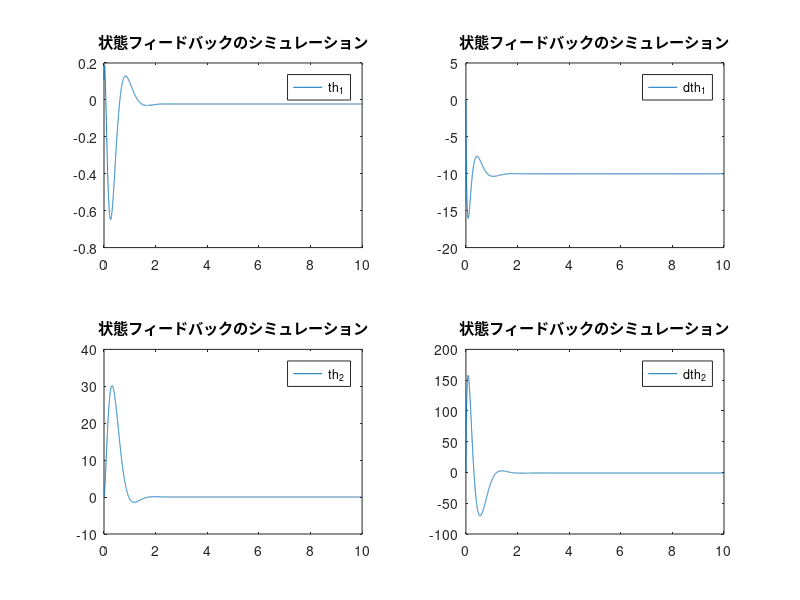
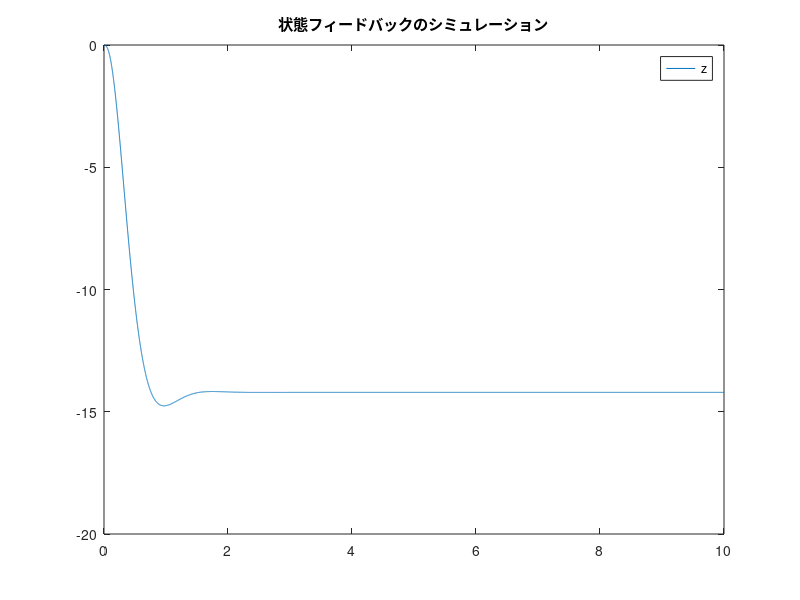
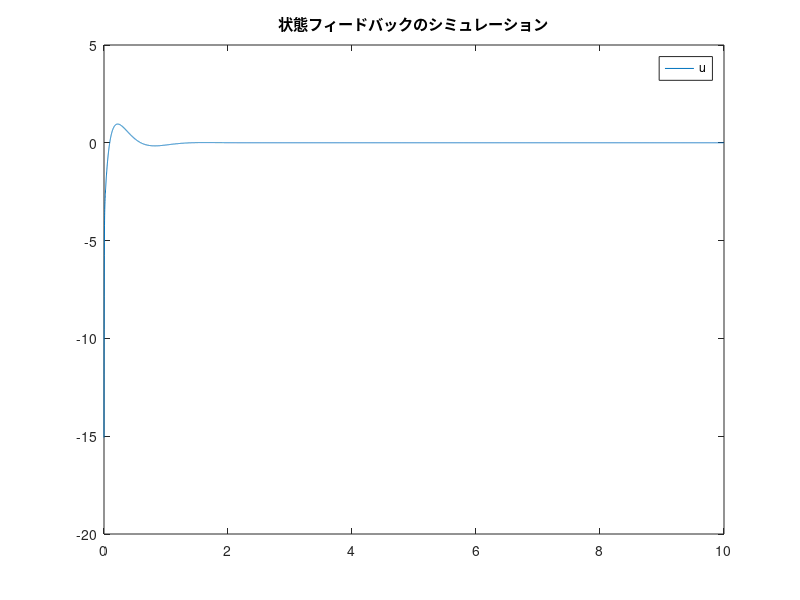

The MATLAB script that drew these images, in order:
clc
clear

% パラメータ
g = 9.80665;
l = 0.1;
l_g = l/2;
m1 = 0.1;
m2 = 1;
r = 0.05; % [m]
I1 = (1/12) * m1 * (l)^2; 
I2 = (1/2) * m2 * r^2;
c1 = 1*10^-3; % 粘性係数 1*10^-3
c2 = 1*10^-3; % フライホイールの粘性係数

M1 = (-c1/(m2*l^2 + m1*l_g^2 + I1));
M2 = (c2/(m2*l^2 + m1*l_g^2 + I1));
M3 = (g*(l*m2 + l_g*m1))/(m2*l^2 + m1*l_g^2 + I1);
M4 = 1/(m2*l^2 + m1*l_g^2 + I1);
M5 = (c1/(m2*l^2 + m1*l_g^2 + I1));
M6 = (-((c2*m2*l^2)/I2 + (c2*m1*l_g^2)/I2 + c2 + (I1*c2)/I2)/(m2*l^2 + m1*l_g^2 + I1));
M7 = (-g*(l*m2 + l_g*m1))/(m2*l^2 + m1*l_g^2 + I1);
M8 = (-((m2*l^2)/I2 + (m1*l_g^2)/I2 + I1/I2 + 1)/(m2*l^2 + m1*l_g^2 + I1));

A = [0, 0, 1, 0;
     0, 0, 0, 1;
     M3, 0, M1, M2;
     M7, 0, M5, M6];
B = [0; 0; M4; M8];
C = [1, 1, 0, 0];

Ab = [A, zeros(4, 1);
      -C, 0];
Bb = [B; 0];

% 可制御　可観測
Uc = [Bb, Ab*Bb, Ab^2*Bb, Ab^3*Bb, Ab^4*Bb];
if det(Uc) ~= 0
    disp('可制御である')
end
% Uo = [C; C*Ab; C*Ab^2; C*Ab^3; C*Ab^4];
% 
% if det(Uo) ~= 0
%     disp('可観測である')
% end



Q = [10, 0, 0, 0, 0;
     0, 0.001, 0, 0, 0;
     0, 0, 0.001, 0, 0;
     0, 0, 0, 0.001, 0;
     0, 0, 0, 0, 1];
R = 0.01;
gain = lqr(Ab, Bb, Q, R);
f = gain(1:4);
k = -gain(5);

% シミュレーション
dt = 0.001;
t = 0 : dt : 10;
xb0 = [0.1; 0; 0; 0]; % 初期値
z = 0; % 偏差の積分
v = [10; 1; 1; 1]; % 外乱
r = 0; % 目標値


u = 0; % 入力の初期値
xb = xb0;

s_x1 = [];
s_x2 = [];
s_x3 = [];
s_x4 = [];
s_z = [];
s_u = [];
for n = t
    dxb = Ab * [xb; z] + Bb * u + [v; r];
    xb = xb + dxb(1:4, 1) * dt;
    z = z + dxb(5) * dt;
    u = -f*xb + k*z;
    
    s_x1 = [s_x1 xb(1)];
    s_x2 = [s_x2 xb(2)];
    s_x3 = [s_x3 xb(3)];
    s_x4 = [s_x4 xb(4)];
    s_z = [s_z z];
    s_u = [s_u u];

end

figure(3)
subplot(2, 2, 1)
plot(t, s_x1);
legend('th_1')
title('状態フィードバックのシミュレーション')

subplot(2, 2, 3)
plot(t, s_x2);
legend('th_2')
title('状態フィードバックのシミュレーション')

subplot(2, 2, 2)
plot(t, s_x3);
legend('dth_1')
title('状態フィードバックのシミュレーション')

subplot(2, 2, 4)
plot(t, s_x4);
legend('dth_2')
title('状態フィードバックのシミュレーション')

figure(4)
plot(t, s_z);
legend('z')
title('状態フィードバックのシミュレーション')

figure(5)
plot(t, s_u);
legend('u')
title('状態フィードバックのシミュレーション')